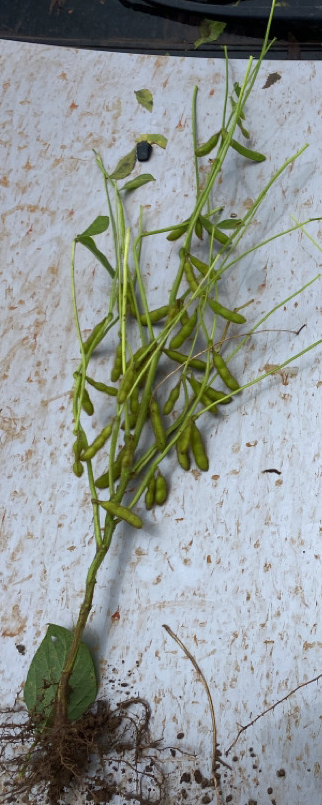
#> input picture src/server/imageRecognition/resources/rawData/01_SELECT22/0b2bdc2d-4df2-4b86-a396-cb0325ea269b_1.jpg, 322 x 805 px, found by its file name
$ jupyter execute EDA.ipynb
#> lines starting #> are read from the running program, lines starting #| are printed output that depends on the picture
[cell 1]
import os
import cv2
import numpy as np
from PIL import Image
import matplotlib.pyplot as plt

filled_images = []


def fill(folder_name):
#> called with folder_name = '01_SELECT22'
    raw_images_path = "..\\resources\\rawData\\"
    images_path = os.listdir(raw_images_path + folder_name)

    for image_path in images_path:
        image_to_resize = cv2.imread(raw_images_path + "\\" + folder_name + "\\" + image_path)
#> image_to_resize is the input picture: shape (805, 322, 3); mean B, G, R 147.8, 149.6, 143.7
        original_image_height, original_image_width = image_to_resize.shape[:2]
#> original_image_height = 805; original_image_width = 322

        blank_image = np.zeros((1100, 1100, 3), np.uint8)
        blank_image[:, :] = (0, 0, 0)
        blank_image_height, blank_image_width = blank_image.shape[:2]

        filled_image = blank_image.copy()

        y_offset = round((blank_image_height - original_image_height) / 2)
#> y_offset = 148
        x_offset = round((blank_image_width - original_image_width) / 2)
#> x_offset = 389

        filled_image[y_offset: y_offset + original_image_height, x_offset: x_offset + original_image_width]\
            = image_to_resize.copy()
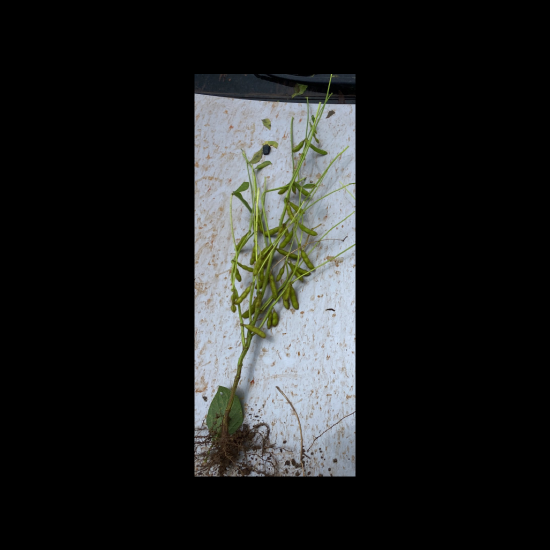
#> filled_image: shape (1100, 1100, 3) (shown at 1/2 size); mean B, G, R 31.7, 32, 30.8

        if len(filled_images) < 3:
            filled_images.append(filled_image)

def plot():
    plt.figure(figsize = (200, 200))

    for i in range(len(filled_images)):
        plt.imshow(cv2.cvtColor(filled_images[i], cv2.COLOR_BGR2RGB))
#> this loop made 1 pass


def save(image_name, image):
    cv2.imwrite("../trainData/images/" + image_name, image)


fill("01_SELECT22")
plot()
